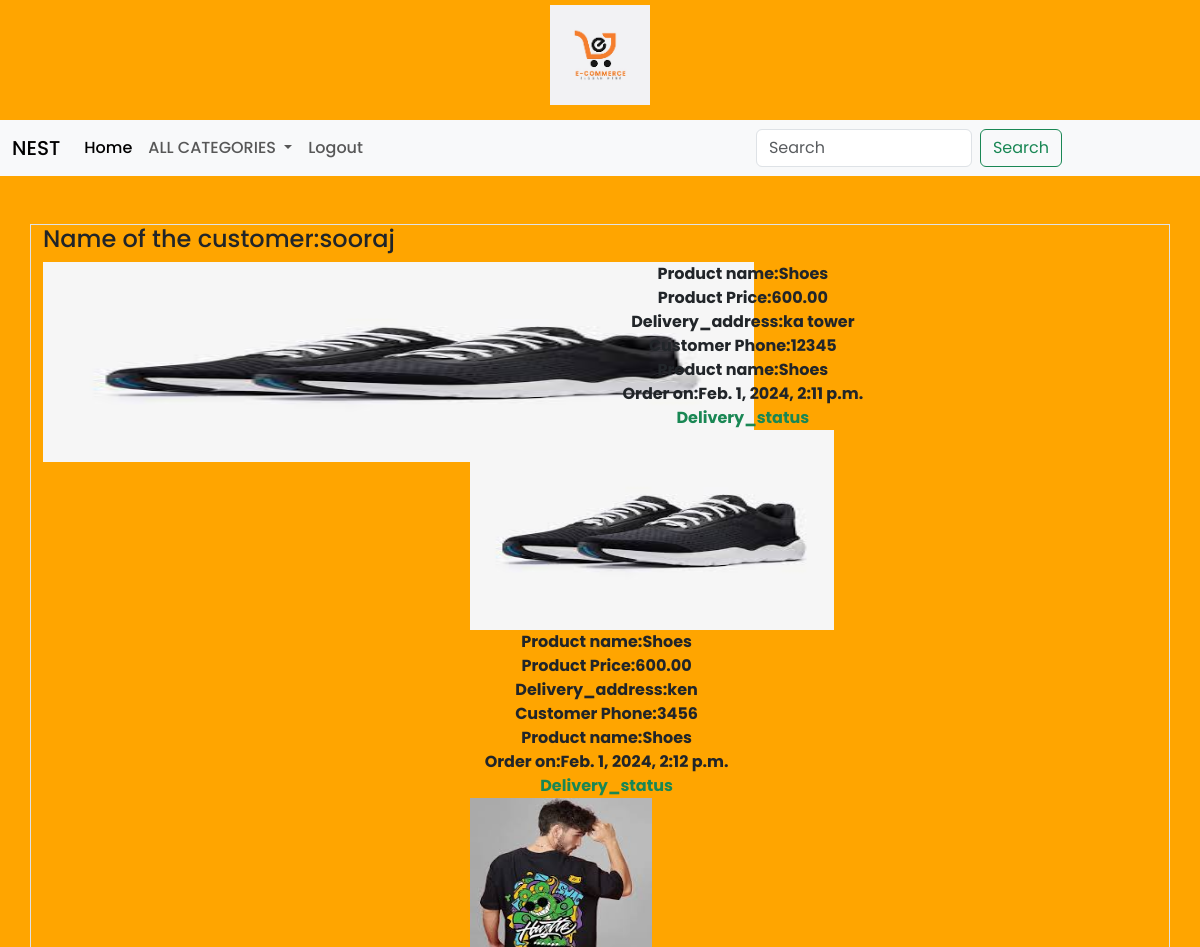
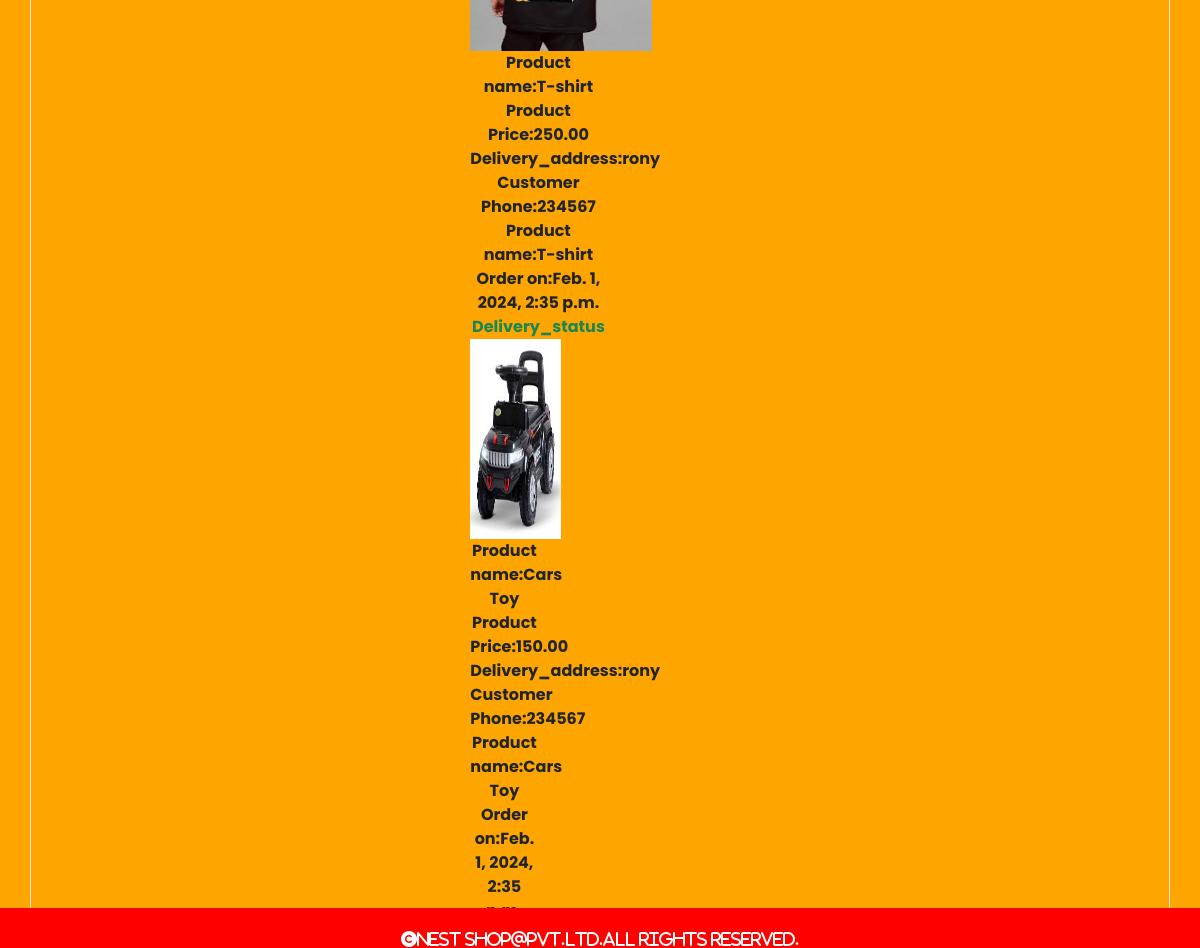
/cart/orderview (signed in), run on the app's committed database (2 pictures, top to bottom).
### cart/models.py (models this page shows, shortened)
class Order(models.Model):
    product=models.ForeignKey(Product,on_delete=models.CASCADE)
    no_of_items=models.IntegerField()
    user=models.ForeignKey(User,on_delete=models.CASCADE)
    ordered_date=models.DateTimeField(auto_now_add=True)
    address=models.TextField()
    phone=models.IntegerField()
    order_status=models.CharField(max_length=20,default="pending")
    delivery_status= models.CharField(max_length=20, default="pending")

### shop/models.py (models this page shows, shortened)
class Product(models.Model):
    name = models.CharField(max_length=20)
    desc = models.TextField()
    image = models.ImageField(upload_to="images/product", null=True, blank=True)
    price=models.DecimalField(max_digits=10,decimal_places=2)
    category=models.ForeignKey(Category,on_delete=models.CASCADE)
    stock=models.IntegerField()
    available=models.BooleanField(default=True)
    created=models.DateTimeField(auto_now_add=True)
    updated=models.DateTimeField(auto_now=True)

### cart/views.py (the view)
# urls.py: path('orderview',views.orderview,name="orderview"),
@login_required
def orderview(request):
    u=request.user
    o=Order.objects.filter(user=u)
    return render(request,'orderview.html',{'o':o,'u':u.username})

### cart/context_processors.py (called while the page is built)
def total(request):
    item_count=0
    if request.user:
     u=request.user
     try:
        cart=Cart.objects.filter(user=u)
        for i in cart:
            item_count+=i.quantity
     except:
       item_count=0
    return {'count':item_count}

### shop/context_processors.py (called while the page is built)
def menu_links(request):
    c=Category.objects.all()
    return {'links':c}

### templates/orderview.html
{% extends 'base.html' %}
{% load static %}
{% block content %}
<div class="container">
  <div class="row mt-5 border border-1">
      <h4>Name of the customer:{{u}}</h4>
      {% for i in o %}
      <div class="col-sm-4 me-5">
      <img src="{{ i.product.image.url }}"  height="200px" width="200%">
    </div>
    <div class="col-sm-6 me-5 text-center">
       <b>Product name:{{i.product.name}}</b><br>
        <b>Product Price:{{i.product.price}}</b><br>
        <b>Delivery_address:{{i.address}}</b><br>
        <b>Customer Phone:{{i.phone}}</b><br>
        <b>Product name:{{i.product.name}}</b><br>
        <b>Order on:{{i.ordered_date}}</b><br>
        <b class="text-success">Delivery_status{{ i.delivery.status}}</b>
        {% endfor %}
    </div>
  </div>
</div>
{% endblock %}

### templates/base.html (shortened to what this page needs)
<!DOCTYPE html>
{% load static %}
<html lang="en">
<head>
    <link href="https://cdn.jsdelivr.net/npm/bootstrap@5.3.2/dist/css/bootstrap.min.css" rel="stylesheet">
    <link rel="stylesheet" href="{% static 'css/style.css' %}">
    <link rel="stylesheet" href="https://cdnjs.cloudflare.com/ajax/libs/font-awesome/6.5.1/css/all.min.css" />
</head>
<body>
   <header>
       <div class="container-fluid" id="logo">
           <center><img src="{% static 'images/ecommercelogo.png' %}" height="100px" width="100px" ></center>
       </div>
   </header>
<div id="nav">
    <nav class="navbar navbar-expand-lg bg-body-tertiary">
  <div class="container-fluid">
    <a class="navbar-brand" href="#">NEST</a>
    <div class="collapse navbar-collapse" id="navbarSupportedContent">
      <ul class="navbar-nav me-auto mb-2 mb-lg-0">
        <li class="nav-item">
          <a class="nav-link active" aria-current="page" href="{% url 'shop:category' %}">Home</a>
        </li>
        <li class="nav-item dropdown">
          <a class="nav-link dropdown-toggle" href="#" role="button" data-bs-toggle="dropdown" aria-expanded="false">
            ALL CATEGORIES
          </a>
          {% if user.is_authenticated %}
            <li class="nav-item">
          <a class="nav-link" href="{% url 'shop:userlogout' %}">Logout</a>
        </li>
          {% endif %}
      </ul>
      <form class="d-flex" role="search" method="POST" action="{% url 'search:search' %}">
        <input class="form-control me-2" name="q" type="search" placeholder="Search" aria-label="Search">
        <button class="btn btn-outline-success" type="submit">Search</button>
      </form>
    </div>
  </div>
</nav>
</div>
{% block content %}
   {% endblock %}
<footer>
    <div class="footer">
        <p><i class="fa-solid fa-copyright">NEST shop@pvt.ltd.All rights reserved.</i></p>
    </div>
</footer>
</body>
</html>

### static/css/style.css (style rules this page uses)
body { font-family: "Poppins", sans-serif; font-weight: 500; font-style: normal; background-color: orange; }
#logo { margin-top: 5px; }
.navbar { margin-top: 15px; }
footer { background-color: red; color: #fff; padding: 20px; position: fixed; bottom: 0; left: 0; width: 100%; height: 40px; text-align: center; }
.form-control { width:50%; }

### data on the page
Order: product.image (picture), product.name "Shoes", product.price "600.00", address "ka tower", phone "12345", ordered_date "Feb. 1, 2024, 2:11 p.m."
Order: product.image (picture), product.name "Shoes", product.price "600.00", address "ken", phone "3456", ordered_date "Feb. 1, 2024, 2:12 p.m."
Order: product.image (picture), product.name "T-shirt", product.price "250.00", address "rony", phone "234567", ordered_date "Feb. 1, 2024, 2:35 p.m."
Order: product.image (picture), product.name "Cars Toy", product.price "150.00", address "rony", phone "234567", ordered_date "Feb. 1, 2024, 2:35…"

### other printed values
{{ u }} "sooraj"
